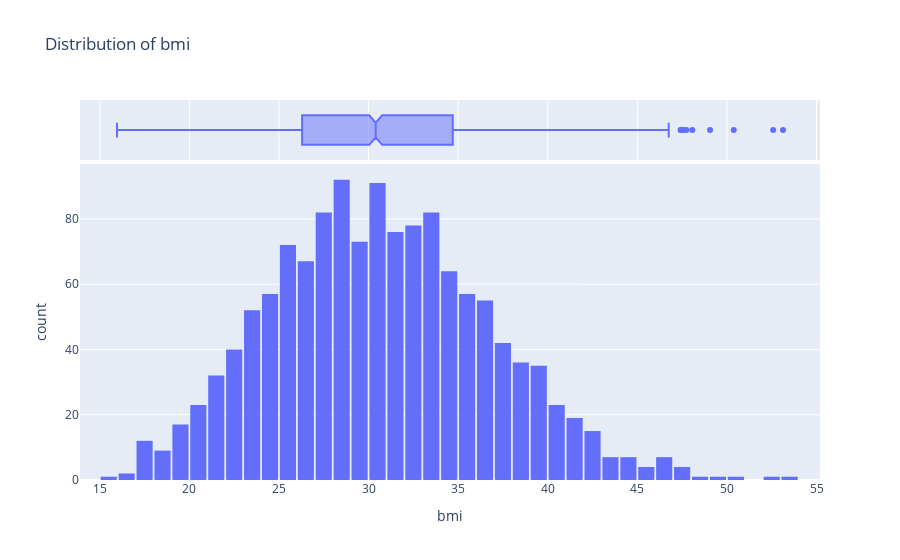

Notebook code cell kept with this figure:
### Markdown cell above
### BMI

### Code cell
fig = px.histogram(med_df,x='bmi',marginal='box', title = 'Distribution of bmi')
fig.update_layout(bargap = 0.1)
fig.show()

### Figure 1 — Plotly figure (JSON) as saved in the notebook; plotly's stock layout.template omitted (floating-point values rounded to 4 significant figures; data arrays with more than 128 entries replaced by an {"elided": "..."} marker saying what was removed)
{"data": [{"bingroup": "x", "hovertemplate": "bmi=%{x}<br>count=%{y}<extra></extra>", "legendgroup": "", "marker": {"color": "#636efa", "pattern": {"shape": ""}}, "name": "", "orientation": "v", "showlegend": false, "type": "histogram", "x": {"elided": "1338 float values"}, "xaxis": "x", "yaxis": "y"}, {"hovertemplate": "bmi=%{x}<extra></extra>", "legendgroup": "", "marker": {"color": "#636efa"}, "name": "", "notched": true, "showlegend": false, "type": "box", "x": {"elided": "1338 float values"}, "xaxis": "x2", "yaxis": "y2"}], "layout": {"bargap": 0.1, "barmode": "relative", "legend": {"tracegroupgap": 0}, "title": {"text": "Distribution of bmi"}, "xaxis": {"anchor": "y", "domain": [0, 1], "title": {"text": "bmi"}}, "xaxis2": {"anchor": "y2", "domain": [0, 1], "matches": "x", "showgrid": true, "showticklabels": false}, "yaxis": {"anchor": "x", "domain": [0, 0.8316], "title": {"text": "count"}}, "yaxis2": {"anchor": "x2", "domain": [0.8416, 1], "matches": "y2", "showgrid": false, "showline": false, "showticklabels": false, "ticks": ""}}}
